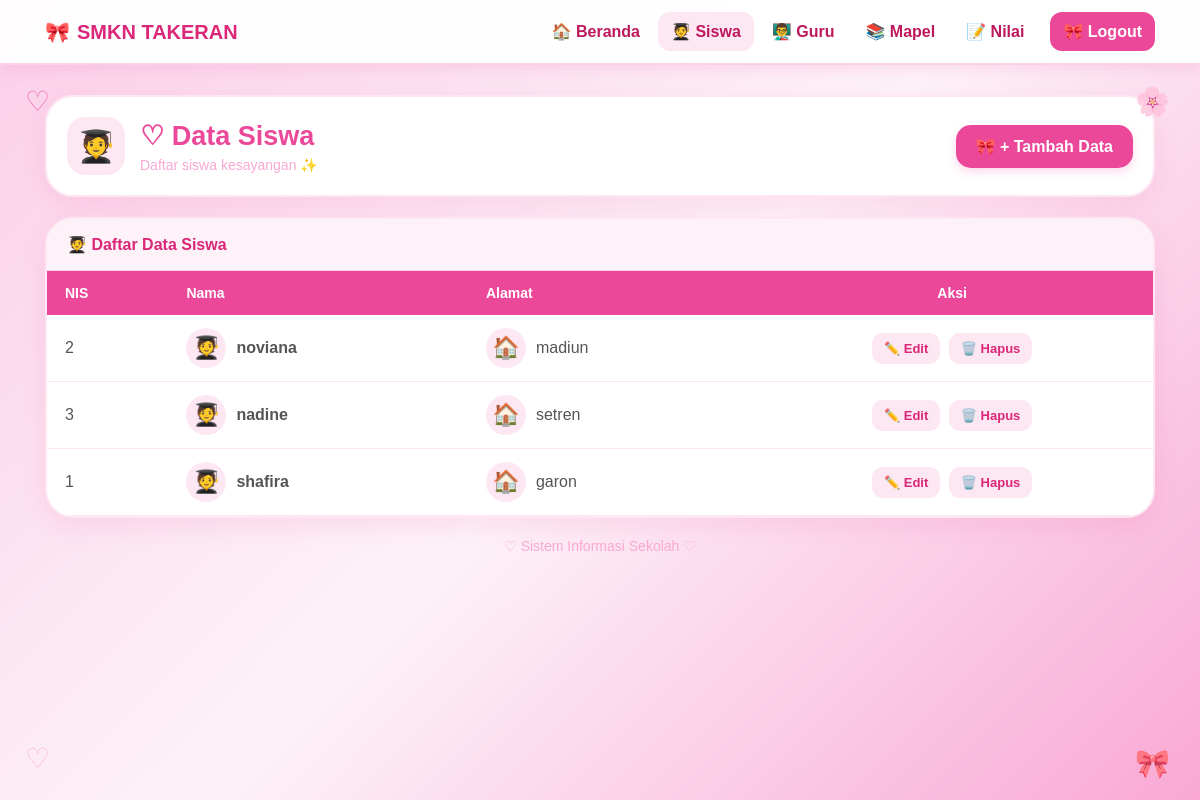
Screenshot of /siswa/index.php (signed in) with the database file from the repository.
### tables this page shows
CREATE TABLE `siswa` (
  `nis` varchar(12) NOT NULL,
  `nama` varchar(50) NOT NULL,
  `alamat` varchar(50) NOT NULL
);

### siswa/index.php (the view, shortened to what this page needs)
<?php
include "../koneksi.php";
?>
<!DOCTYPE html>
<html lang="id">
<head>
</head>
<body>
    <nav class="navbar">
        <div class="navbar-container">
            <a href="../index.php" class="logo">
                <span>🎀</span>SMKN TAKERAN
            </a>
            <div class="nav-menu">
                <a href="../index.php">
                    🏠 Beranda
                </a>
                <a href="../siswa" class="active">
                    🧑‍🎓 Siswa
                </a>
                <a href="../guru">
                    👨‍🏫 Guru
                </a>
                <a href="../mapel">
                    📚 Mapel
                </a>
                <a href="../nilai">
                    📝 Nilai
                </a>
                <a href="../logout.php" class="logout">
                    🎀 Logout
                </a>
            </div>
        </div>
    </nav>
    <div class="hiasan hiasan-1">
        ♡
    </div>
    <div class="hiasan hiasan-2">
        🌸
    </div>
    <div class="hiasan hiasan-3">
        ♡
    </div>
    <div class="hiasan hiasan-4">
        🎀
    </div>
    <div class="container">
        <div class="header-card">
            <div class="header-content">
                <div class="header-left">
                    <div class="icon-box">
                        🧑‍🎓
                    </div>
                    <div>
                        <h1 class="title">
                            ♡ Data Siswa
                        </h1>
                        <p class="subtitle">
                            Daftar siswa kesayangan ✨
                        </p>
                    </div>
                </div>
                <a href="tambah.php" class="btn-tambah">
                    🎀 + Tambah Data
                </a>
            </div>
        </div>
        <div class="table-card">
            <div class="table-title">
                🧑‍🎓 Daftar Data Siswa
            </div>
            <div class="table-wrapper">
                <table>
                    <thead>
                        <tr>
                            <th>
                                NIS
                            </th>
                            <th>
                                Nama
                            </th>
                            <th>
                                Alamat
                            </th>
                            <th style="text-align:center;">
                                Aksi
                            </th>
                        </tr>
                    </thead>
                    <tbody>
                        <?php
                        $query = mysqli_query($koneksi, "SELECT * FROM siswa");
                        while ($data = mysqli_fetch_array($query)) {
                        ?>
                            <tr>
                                <td>
                                    <?php echo $data['nis']; ?>
                                </td>
                                <td>
                                    <div class="nama-box">
                                        <div class="data-icon">
                                            🧑‍🎓
                                        </div>
                                        <span class="nama">
                                            <?php echo $data['nama']; ?>
                                        </span>
                                    </div>
                                </td>
                                <td>
                                    <div class="alamat-box">
                                        <div class="data-icon">
                                            🏠
                                        </div>
                                        <span>
                                            <?php echo $data['alamat']; ?>
                                        </span>
                                    </div>
                                </td>
                                <td class="aksi">
                                    <a
                                        href="edit.php?nis=<?php echo $data['nis']; ?>"
                                        class="btn-edit">
                                        ✏️ Edit
                                    </a>
                                    <a
                                        href="hapus.php?nis=<?php echo $data['nis']; ?>"
                                        onclick="return confirm('Yakin ingin menghapus data ini?')"
                                        class="btn-hapus">
                                        🗑️ Hapus
                                    </a>
                                </td>
                            </tr>
                        <?php
                        }
                        ?>
                    </tbody>
                </table>
            </div>
        </div>
        <div class="footer">
            ♡ Sistem Informasi Sekolah ♡
        </div>
    </div>
</body>
</html>

### siswa/index.php (style rules this page uses)
* { box-sizing: border-box; margin: 0; padding: 0; }
body { min-height: 100vh; font-family: Arial, sans-serif; background: linear-gradient(135deg, #fbcfe8, #fdf2f8, #f9a8d4); color: #6b2148; }
.navbar { position: fixed; top: 0; left: 0; right: 0; height: 65px; background: rgba(255, 255, 255, 0.96); border-bottom: 2px solid #fbcfe8; box-shadow: 0 3px 15px rgba(236, 72, 153, 0.15); z-index: 1000; }
.navbar-container { max-width: 1150px; height: 100%; margin: auto; padding: 0 20px; display: flex; align-items: center; justify-content: space-between; }
.logo { text-decoration: none; color: #db2777; font-size: 20px; font-weight: bold; }
.logo span { margin-right: 7px; }
.nav-menu { display: flex; align-items: center; gap: 5px; }
.nav-menu a { text-decoration: none; color: #be185d; font-weight: bold; padding: 10px 13px; border-radius: 12px; transition: 0.3s; }
.nav-menu .active { background: #fce7f3; }
.nav-menu .logout { background: #ec4899; color: white; margin-left: 8px; }
.container { max-width: 1150px; margin: auto; padding: 95px 20px 30px; }
.hiasan { position: fixed; font-size: 28px; z-index: 1; opacity: 0.7; }
.hiasan-1 { top: 85px; left: 25px; color: #ec4899; }
.hiasan-2 { top: 85px; right: 30px; }
.hiasan-3 { bottom: 25px; left: 25px; color: #f9a8d4; }
.hiasan-4 { bottom: 20px; right: 30px; }
.header-card { background: white; border: 2px solid #fce7f3; border-radius: 28px; padding: 20px; margin-bottom: 20px; box-shadow: 0 8px 25px rgba(236, 72, 153, 0.12); }
.header-content { display: flex; align-items: center; justify-content: space-between; gap: 20px; }
.header-left { display: flex; align-items: center; gap: 15px; }
.icon-box { width: 58px; height: 58px; background: #fce7f3; border-radius: 18px; display: flex; align-items: center; justify-content: center; font-size: 31px; }
.title { color: #ec4899; font-size: 27px; font-weight: bold; }
.subtitle { color: #f9a8d4; font-size: 14px; margin-top: 5px; }
.btn-tambah { display: inline-block; text-decoration: none; background: #ec4899; color: white; padding: 12px 20px; border-radius: 15px; font-weight: bold; transition: 0.3s; box-shadow: 0 4px 10px rgba(236, 72, 153, 0.2); }
.table-card { background: white; border: 2px solid #fce7f3; border-radius: 28px; overflow: hidden; box-shadow: 0 8px 25px rgba(236, 72, 153, 0.12); }
.table-title { background: #fdf2f8; padding: 16px 20px; border-bottom: 1px solid #fbcfe8; color: #db2777; font-weight: bold; }
.table-wrapper { overflow-x: auto; }
table { width: 100%; border-collapse: collapse; }
thead { background: #ec4899; color: white; }
th { padding: 14px 18px; text-align: left; font-size: 14px; }
td { padding: 13px 18px; border-bottom: 1px solid #fce7f3; color: #555; }
.nama-box, .alamat-box { display: flex; align-items: center; gap: 10px; }
.data-icon { width: 40px; height: 40px; background: #fce7f3; border-radius: 50%; display: flex; align-items: center; justify-content: center; font-size: 22px; }
.nama { font-weight: bold; color: #555; }
.aksi { text-align: center; white-space: nowrap; }
.btn-edit, .btn-hapus { display: inline-block; text-decoration: none; padding: 8px 12px; border-radius: 11px; font-weight: bold; font-size: 13px; transition: 0.3s; }
.btn-edit { background: #fce7f3; color: #db2777; }
.btn-hapus { background: #fce7f3; color: #db2777; margin-left: 4px; }
.footer { text-align: center; margin-top: 20px; color: #f9a8d4; font-size: 14px; }

### rows the page displays
siswa: nis "2", nama "noviana", alamat "madiun"
siswa: nis "3", nama "nadine", alamat "setren"
siswa: nis "1", nama "shafira", alamat "garon"
